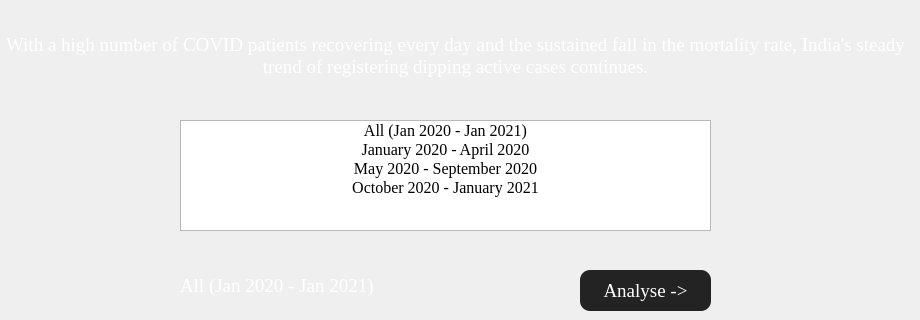
                 <widget class="QWidget" name="page">
                  <widget class="QLabel" name="label_18">
                   <property name="geometry">
                    <rect>
                     <x>0</x>
                     <y>10</y>
                     <width>911</width>
                     <height>91</height>
                    </rect>
                   </property>
                   <property name="font">
                    <font>
                     <family>Georgia</family>
                     <pointsize>14</pointsize>
                    </font>
                   </property>
                   <property name="styleSheet">
                    <string notr="true">color: rgb(255, 255, 255);</string>
                   </property>
                   <property name="text">
                    <string>With a high number of COVID patients recovering every day and the sustained fall in the mortality rate, India's steady trend of registering dipping active cases continues.</string>
                   </property>
                   <property name="alignment">
                    <set>Qt::AlignCenter</set>
                   </property>
                   <property name="wordWrap">
                    <bool>true</bool>
                   </property>
                  </widget>
                  <widget class="QListWidget" name="list_recovery">
                   <property name="geometry">
                    <rect>
                     <x>180</x>
                     <y>120</y>
                     <width>531</width>
                     <height>111</height>
                    </rect>
                   </property>
                   <item>
                    <property name="text">
                     <string>All (Jan 2020 - Jan 2021)</string>
                    </property>
                    <property name="font">
                     <font>
                      <family>Georgia</family>
                      <pointsize>12</pointsize>
                     </font>
                    </property>
                    <property name="textAlignment">
                     <set>AlignCenter</set>
                    </property>
                    <property name="background">
                     <brush brushstyle="NoBrush">
                      <color alpha="255">
                       <red>85</red>
                       <green>170</green>
                       <blue>255</blue>
                      </color>
                     </brush>
                    </property>
                    <property name="foreground">
                     <brush brushstyle="NoBrush">
                      <color alpha="255">
                       <red>255</red>
                       <green>255</green>
                       <blue>255</blue>
                      </color>
                     </brush>
                    </property>
                   </item>
                   <item>
                    <property name="text">
                     <string>January 2020 - April 2020</string>
                    </property>
                    <property name="font">
                     <font>
                      <family>Georgia</family>
                      <pointsize>12</pointsize>
                     </font>
                    </property>
                    <property name="textAlignment">
                     <set>AlignCenter</set>
                    </property>
                    <property name="background">
                     <brush brushstyle="NoBrush">
                      <color alpha="255">
                       <red>85</red>
                       <green>170</green>
                       <blue>255</blue>
                      </color>
                     </brush>
                    </property>
                    <property name="foreground">
                     <brush brushstyle="NoBrush">
                      <color alpha="255">
                       <red>255</red>
                       <green>255</green>
                       <blue>255</blue>
                      </color>
                     </brush>
                    </property>
                   </item>
                   <item>
                    <property name="text">
                     <string>May 2020 - September 2020</string>
                    </property>
                    <property name="font">
                     <font>
                      <family>Georgia</family>
                      <pointsize>12</pointsize>
                     </font>
                    </property>
                    <property name="textAlignment">
                     <set>AlignCenter</set>
                    </property>
                    <property name="background">
                     <brush brushstyle="NoBrush">
                      <color alpha="255">
                       <red>85</red>
                       <green>170</green>
                       <blue>255</blue>
                      </color>
                     </brush>
                    </property>
                    <property name="foreground">
                     <brush brushstyle="NoBrush">
                      <color alpha="255">
                       <red>255</red>
                       <green>255</green>
                       <blue>255</blue>
                      </color>
                     </brush>
                    </property>
                   </item>
                   <item>
                    <property name="text">
                     <string>October 2020 - January 2021</string>
                    </property>
                    <property name="font">
                     <font>
                      <family>Georgia</family>
                      <pointsize>12</pointsize>
                     </font>
                    </property>
                    <property name="textAlignment">
                     <set>AlignCenter</set>
                    </property>
                    <property name="background">
                     <brush brushstyle="NoBrush">
                      <color alpha="255">
                       <red>85</red>
                       <green>170</green>
                       <blue>255</blue>
                      </color>
                     </brush>
                    </property>
                    <property name="foreground">
                     <brush brushstyle="NoBrush">
                      <color alpha="255">
                       <red>255</red>
                       <green>255</green>
                       <blue>255</blue>
                      </color>
                     </brush>
                    </property>
                   </item>
                  </widget>
                  <widget class="QLabel" name="_recovery_label">
                   <property name="geometry">
                    <rect>
                     <x>180</x>
                     <y>270</y>
                     <width>271</width>
                     <height>31</height>
                    </rect>
                   </property>
                   <property name="font">
                    <font>
                     <family>Georgia</family>
                     <pointsize>14</pointsize>
                    </font>
                   </property>
                   <property name="styleSheet">
                    <string notr="true">color: rgb(255, 255, 255);</string>
                   </property>
                   <property name="text">
                    <string>All (Jan 2020 - Jan 2021)</string>
                   </property>
                  </widget>
                  <widget class="QPushButton" name="analyse_for_recovery">
                   <property name="geometry">
                    <rect>
                     <x>580</x>
                     <y>270</y>
                     <width>131</width>
                     <height>41</height>
                    </rect>
                   </property>
                   <property name="font">
                    <font>
                     <family>Georgia</family>
                     <pointsize>14</pointsize>
                    </font>
                   </property>
                   <property name="styleSheet">
                    <string notr="true">QPushButton {
	color: rgb(255, 255, 255);
	background-color: rgb(35, 35, 35);
	border: 0px solid;
	border-radius:10px;
}
QPushButton:hover {
	background-color: rgb(85, 170, 255);
}</string>
                   </property>
                   <property name="text">
                    <string>Analyse -&gt;</string>
                   </property>
                  </widget>
                 </widget>
